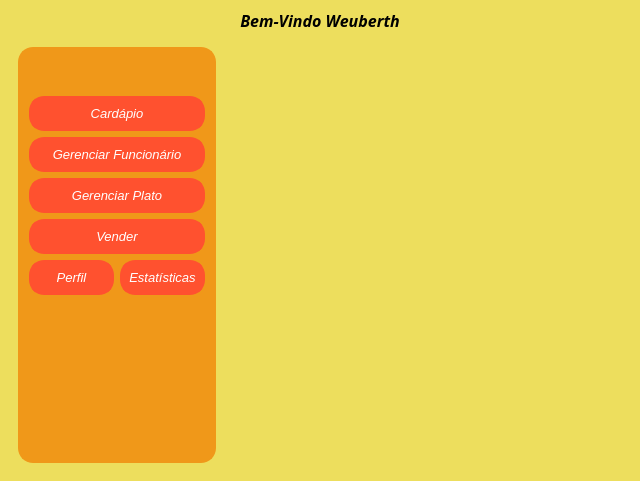
<?xml version="1.0" encoding="UTF-8"?>
<ui version="4.0">
 <class>MainWindow</class>
 <widget class="QMainWindow" name="MainWindow">
  <property name="geometry">
   <rect>
    <x>0</x>
    <y>0</y>
    <width>640</width>
    <height>481</height>
   </rect>
  </property>
  <property name="windowTitle">
   <string>MainWindow</string>
  </property>
  <widget class="QWidget" name="Menu">
   <property name="styleSheet">
    <string notr="true">#Menu {
	background: #edde5d;
}</string>
   </property>
   <layout class="QVBoxLayout" name="verticalLayout_2">
    <item>
     <widget class="QLabel" name="label_2">
      <property name="font">
       <font>
        <family>Bahnschrift SemiBold</family>
        <pointsize>12</pointsize>
        <weight>75</weight>
        <italic>true</italic>
        <bold>true</bold>
        <underline>false</underline>
        <strikeout>false</strikeout>
        <kerning>false</kerning>
       </font>
      </property>
      <property name="text">
       <string>Bem-Vindo Weuberth</string>
      </property>
      <property name="textFormat">
       <enum>Qt::AutoText</enum>
      </property>
      <property name="scaledContents">
       <bool>true</bool>
      </property>
      <property name="alignment">
       <set>Qt::AlignCenter</set>
      </property>
      <property name="wordWrap">
       <bool>true</bool>
      </property>
      <property name="margin">
       <number>1</number>
      </property>
      <property name="indent">
       <number>-1</number>
      </property>
      <property name="textInteractionFlags">
       <set>Qt::TextEditable</set>
      </property>
     </widget>
    </item>
    <item>
     <widget class="QFrame" name="frame_3">
      <property name="frameShape">
       <enum>QFrame::NoFrame</enum>
      </property>
      <property name="frameShadow">
       <enum>QFrame::Raised</enum>
      </property>
      <layout class="QHBoxLayout" name="horizontalLayout_2">
       <item>
        <widget class="QFrame" name="frame">
         <property name="styleSheet">
          <string notr="true">#frame{
border: 2px solid #F09819;
background-color:#F09819;
border-radius: 15px;
}
</string>
         </property>
         <property name="frameShape">
          <enum>QFrame::NoFrame</enum>
         </property>
         <property name="frameShadow">
          <enum>QFrame::Raised</enum>
         </property>
         <layout class="QVBoxLayout" name="verticalLayout">
          <item>
           <widget class="QFrame" name="frame_2">
            <property name="frameShape">
             <enum>QFrame::NoFrame</enum>
            </property>
            <property name="frameShadow">
             <enum>QFrame::Raised</enum>
            </property>
            <layout class="QHBoxLayout" name="horizontalLayout">
             <item>
              <widget class="QLabel" name="label">
               <property name="maximumSize">
                <size>
                 <width>160</width>
                 <height>130</height>
                </size>
               </property>
               <property name="text">
                <string/>
               </property>
               <property name="pixmap">
                <pixmap>../assets/img/espeto-removebg-preview.png</pixmap>
               </property>
               <property name="scaledContents">
                <bool>true</bool>
               </property>
              </widget>
             </item>
            </layout>
           </widget>
          </item>
          <item>
           <widget class="QPushButton" name="BtnMenu">
            <property name="font">
             <font>
              <family>Arial</family>
              <pointsize>10</pointsize>
              <italic>true</italic>
             </font>
            </property>
            <property name="focusPolicy">
             <enum>Qt::StrongFocus</enum>
            </property>
            <property name="styleSheet">
             <string notr="true">QPushButton:focus{ background-color: #003973; border:1 solid; }

.QPushButton{
	background-color: #FF512F;
	color: rgb(255, 255, 255);
	border: 5px solid#FF512F;
	border-radius: 15px;
	height: 25px;
	width: 75px;
}

.QPushButton:hover{
	background-color: #003973;
	border: 2px;
	color: white;
}

</string>
            </property>
            <property name="text">
             <string>Cardápio</string>
            </property>
            <property name="checkable">
             <bool>false</bool>
            </property>
            <property name="checked">
             <bool>false</bool>
            </property>
           </widget>
          </item>
          <item>
           <widget class="QPushButton" name="BtnEmployees">
            <property name="font">
             <font>
              <family>Arial</family>
              <pointsize>10</pointsize>
              <italic>true</italic>
             </font>
            </property>
            <property name="focusPolicy">
             <enum>Qt::ClickFocus</enum>
            </property>
            <property name="styleSheet">
             <string notr="true">QPushButton:focus{ background-color: #003973; border:1 solid; }

.QPushButton{
	background-color: #FF512F;
	color: rgb(255, 255, 255);
	border: 5px solid#FF512F;
	border-radius: 15px;
	height: 25px;
	width: 75px;
}

.QPushButton:hover{
	background-color: #003973;
	border: 2px;
	color: white;
}

</string>
            </property>
            <property name="text">
             <string>Gerenciar Funcionário</string>
            </property>
           </widget>
          </item>
          <item>
           <widget class="QPushButton" name="BtnDish">
            <property name="font">
             <font>
              <family>Arial</family>
              <pointsize>10</pointsize>
              <italic>true</italic>
             </font>
            </property>
            <property name="styleSheet">
             <string notr="true">QPushButton:focus{ background-color: #003973; border:1 solid; }

.QPushButton{
	background-color: #FF512F;
	color: rgb(255, 255, 255);
	border: 5px solid#FF512F;
	border-radius: 15px;
	height: 25px;
	width: 75px;
}

.QPushButton:hover{
	background-color: #003973;
	border: 2px;
	color: white;
}

</string>
            </property>
            <property name="text">
             <string>Gerenciar Plato</string>
            </property>
           </widget>
          </item>
          <item>
           <widget class="QPushButton" name="BtnSell">
            <property name="font">
             <font>
              <family>Arial</family>
              <pointsize>10</pointsize>
              <italic>true</italic>
             </font>
            </property>
            <property name="styleSheet">
             <string notr="true">QPushButton:focus{ background-color: #003973; border:1 solid; }

.QPushButton{
	background-color: #FF512F;
	color: rgb(255, 255, 255);
	border: 5px solid#FF512F;
	border-radius: 15px;
	height: 25px;
	width: 75px;
}

.QPushButton:hover{
	background-color: #003973;
	border: 2px;
	color: white;
}

</string>
            </property>
            <property name="text">
             <string>Vender</string>
            </property>
           </widget>
          </item>
          <item>
           <layout class="QHBoxLayout" name="horizontalLayout_3">
            <item>
             <widget class="QPushButton" name="BtnProfile">
              <property name="font">
               <font>
                <family>Arial</family>
                <pointsize>10</pointsize>
                <italic>true</italic>
               </font>
              </property>
              <property name="styleSheet">
               <string notr="true">QPushButton:focus{ background-color: #003973; border:1 solid; }

.QPushButton{
	background-color: #FF512F;
	color: rgb(255, 255, 255);
	border: 5px solid#FF512F;
	border-radius: 15px;
	height: 25px;
	width: 75px;
}

.QPushButton:hover{
	background-color: #003973;
	border: 2px;
	color: white;
}</string>
              </property>
              <property name="text">
               <string>Perfil</string>
              </property>
             </widget>
            </item>
            <item>
             <widget class="QPushButton" name="pushButton">
              <property name="font">
               <font>
                <family>Arial</family>
                <pointsize>10</pointsize>
                <italic>true</italic>
               </font>
              </property>
              <property name="styleSheet">
               <string notr="true">QPushButton:focus{ background-color: #003973; border:1 solid; }

.QPushButton{
	background-color: #FF512F;
	color: rgb(255, 255, 255);
	border: 5px solid#FF512F;
	border-radius: 15px;
	height: 25px;
	width: 75px;
}

.QPushButton:hover{
	background-color: #003973;
	border: 2px;
	color: white;
}</string>
              </property>
              <property name="text">
               <string>Estatísticas</string>
              </property>
             </widget>
            </item>
           </layout>
          </item>
          <item>
           <spacer name="verticalSpacer">
            <property name="orientation">
             <enum>Qt::Vertical</enum>
            </property>
            <property name="sizeHint" stdset="0">
             <size>
              <width>20</width>
              <height>40</height>
             </size>
            </property>
           </spacer>
          </item>
         </layout>
        </widget>
       </item>
       <item>
        <widget class="QStackedWidget" name="StackedWidget">
         <property name="font">
          <font>
           <family>Arial</family>
           <pointsize>10</pointsize>
          </font>
         </property>
         <property name="contextMenuPolicy">
          <enum>Qt::CustomContextMenu</enum>
         </property>
         <property name="acceptDrops">
          <bool>true</bool>
         </property>
        </widget>
       </item>
      </layout>
     </widget>
    </item>
   </layout>
  </widget>
 </widget>
 <resources/>
 <connections/>
</ui>
